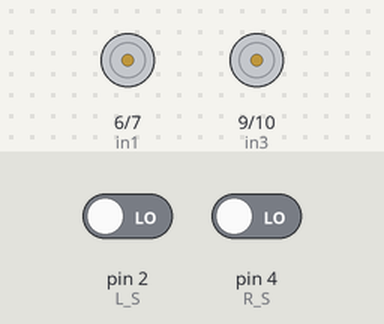
Bench run of a sketch on a simulated Arduino Uno, built with avr-gcc and run on an emulated ATmega328P. Shown: motor-driver pin pairs drawn as motors (green arrow = first pin HIGH = forward, orange = second pin HIGH = backward, longer = more drive, scaled by the enable pin). Inputs (shaded band) come from the test bench; at power-on: pin 2 (L_S) LOW, pin 4 (R_S) LOW.

Above: at 2.2 s.
2.3 s: pin 2 (L_S) driven HIGH
At 2.8 s:
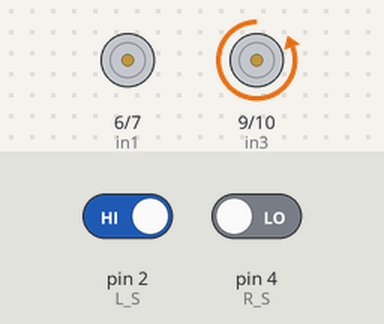
3.8 s: pin 4 (R_S) driven HIGH
At 5.0 s:
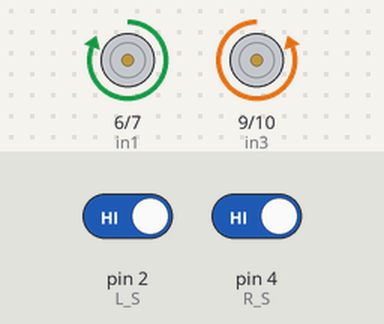
5.3 s: pin 2 (L_S) driven LOW
At 6.2 s:
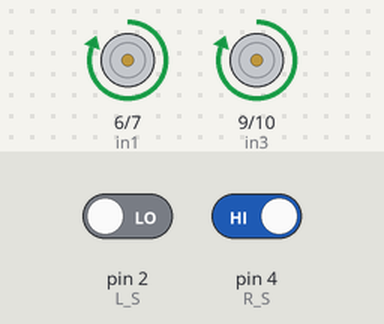
6.8 s: pin 4 (R_S) driven LOW
At 7.4 s:
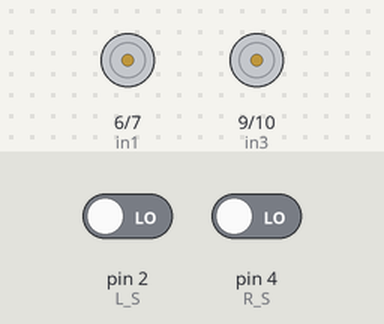
Timing chart, 0 to 9.3 s (numbered marks = the images above; inputs shaded):
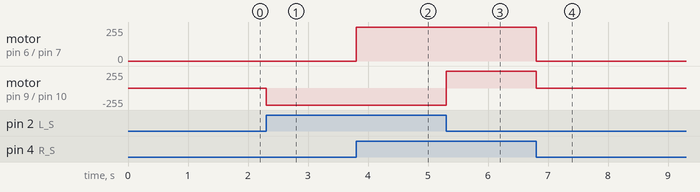

The sketch:

Line_Follower_code.ino
```cpp
// code from circuit digest
// Motor Driver Pin Definitions
#define enA 5  // Enable1 for Motor1
#define in1 6  // Motor1 Input 1
#define in2 7  // Motor1 Input 2
#define in3 9  // Motor2 Input 3
#define in4 10 // Motor2 Input 4
#define enB 8  // Enable2 for Motor2

// IR Sensor Pin Definitions
#define R_S 4  // Right IR Sensor
#define L_S 2  // Left IR Sensor

// Function Prototypes
void forward();
void turnRight();
void turnLeft();
void Stop();

void setup() {
    // Set IR sensor pins as input
    pinMode(R_S, INPUT);
    pinMode(L_S, INPUT);

    // Set motor driver pins as output
    pinMode(enA, OUTPUT);
    pinMode(in1, OUTPUT);
    pinMode(in2, OUTPUT);
    pinMode(in3, OUTPUT);
    pinMode(in4, OUTPUT);
    pinMode(enB, OUTPUT);

    // Enable motors
    digitalWrite(enA, HIGH);
    digitalWrite(enB, HIGH);
    delay(1000);
}

void loop() {
    // Read IR sensor values
    int rightSensor = digitalRead(R_S);
    int leftSensor = digitalRead(L_S);

    // Line-following logic
    if (rightSensor == 1 && leftSensor == 1) {
        forward();  // Move forward if both sensors detect black (on line)
    }
    else if (rightSensor == 0 && leftSensor == 1) {
        turnRight();  // Turn right if right sensor detects white
    }
    else if (rightSensor == 1 && leftSensor == 0) {
        turnLeft();   // Turn left if left sensor detects white
    }
    else if (rightSensor == 0 && leftSensor == 0) {
        Stop();  // Stop if both sensors detect white (off track)
    }
}

// Function to Move Forward
void forward() {
    digitalWrite(in1, HIGH); // Right Motor Forward
    digitalWrite(in2, LOW);
    digitalWrite(in3, LOW);
    digitalWrite(in4, HIGH); // Left Motor Forward
}

// Function to Turn Right
void turnRight() {
    digitalWrite(in1, LOW);  // Stop Right Motor
    digitalWrite(in2, LOW);
    digitalWrite(in3, LOW);
    digitalWrite(in4, HIGH); // Move Left Motor Forward
}

// Function to Turn Left
void turnLeft() {
    digitalWrite(in1, HIGH); // Move Right Motor Forward
    digitalWrite(in2, LOW);
    digitalWrite(in3, HIGH); // Stop Left Motor
    digitalWrite(in4, LOW);
}

// Function to Stop Robot
void Stop() {
    digitalWrite(in1, LOW);
    digitalWrite(in2, LOW);
    digitalWrite(in3, LOW);
    digitalWrite(in4, LOW);
}
```

Measured:
- after the input at 2.3 s, motor on pin 9 (in3) / pin 10 (in4): stopped → backward 255/255 at once
- after the input at 3.8 s, motor on pin 6 (in1) / pin 7 (in2): stopped → forward 255/255 at once
- after the input at 5.3 s, motor on pin 9 (in3) / pin 10 (in4): backward 255/255 → forward 255/255 at once
- after the input at 6.8 s, motor on pin 6 (in1) / pin 7 (in2), motor on pin 9 (in3) / pin 10 (in4): forward 255/255 → stopped at once
